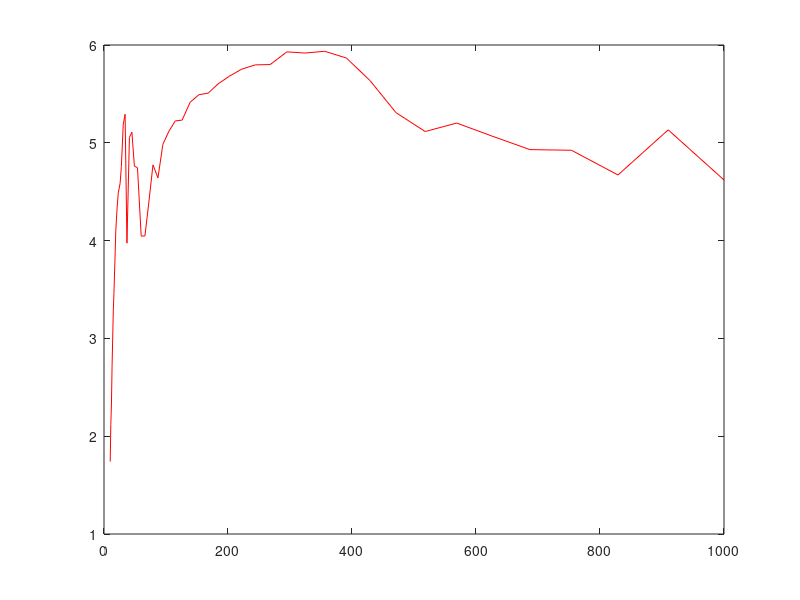

The MATLAB source for this figure:
ms = round(logspace(1, 3, 50));
gflops = zeros(1,length(ms));
for i = 1:length(ms)
  m = ms(i);
  A = rand(m,m);
  B = rand(m,m);
  t = 0;
  iters = 1;
  % run benchmark for at least 0.1 seconds
  while (t < 0.1)
    tic
    for iter = 1:iters
      C = A * B;
    end
    t = toc; % elapsed time in seconds
    iters = iters * 2;
  end
  gflops(i) = 2*m^3 * 1e-9 / (t * 2/iters);
  disp(sprintf('gflops for m=%d = %g after %d iters',m,gflops(i),iters/2));
  drawnow update;
end
plot(ms, gflops, 'r-')
